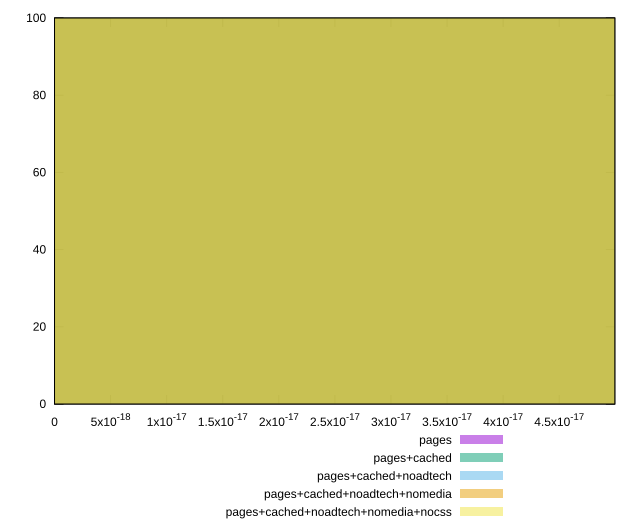

The script that saved this image:
reset

$pages <<EOF
0 100
EOF

$pagesCached <<EOF
0 100
EOF

$pagesCachedNoadtech <<EOF
0 100
EOF

$pagesCachedNoadtechNomedia <<EOF
0 100
EOF

$pagesCachedNoadtechNomediaNocss <<EOF
0 100
EOF

set key outside below
set boxwidth 1e-12
set xrange [0:4.9960036108132046e-17]
set yrange [0:100]
set trange [0:100]
set style fill transparent solid 0.5 noborder
set terminal svg size 640, 530 enhanced background rgb 'white'
set output "report_00014_2021-02-09T15:56:05.503Z/meta/score-difference/comparison/histogram/all_raw.svg"

plot $pages title "pages" with boxes, \
     $pagesCached title "pages+cached" with boxes, \
     $pagesCachedNoadtech title "pages+cached+noadtech" with boxes, \
     $pagesCachedNoadtechNomedia title "pages+cached+noadtech+nomedia" with boxes, \
     $pagesCachedNoadtechNomediaNocss title "pages+cached+noadtech+nomedia+nocss" with boxes

reset
